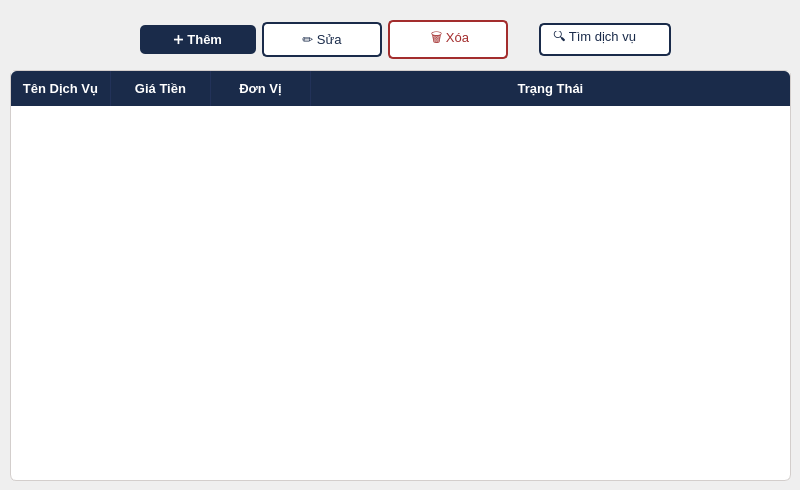
         <widget class="QWidget" name="page_5">
          <widget class="QWidget" name="horizontalLayoutWidget_12">
           <property name="geometry">
            <rect>
             <x>140</x>
             <y>20</y>
             <width>531</width>
             <height>39</height>
            </rect>
           </property>
           <layout class="QHBoxLayout" name="horizontalLayout_13">
            <item>
             <widget class="QPushButton" name="BtnAddRoom_5">
              <property name="styleSheet">
               <string notr="true">QPushButton {
    background-color: #1A2B4A;
    color: #FFFFFF;
    border: none;
    border-radius: 5px;
    padding: 7px 18px;
    font-size: 13px;
    font-weight: bold;
    min-width: 80px;
}

QPushButton: {
    background-color: #223259;
}

QPushButton:pressed {
    background-color: #0F1B30;
}</string>
              </property>
              <property name="text">
               <string>➕ Thêm</string>
              </property>
             </widget>
            </item>
            <item>
             <widget class="QPushButton" name="BtnEditRoom_4">
              <property name="styleSheet">
               <string notr="true">QPushButton {
    background-color: #FFFFFF;
    color: #1A2B4A;
    border: 1.5px solid #1A2B4A;
    border-radius: 5px;
    padding: 7px 18px;
    font-size: 13px;
    min-width: 80px;
}

QPushButton:hover {
    background-color: #EAF2FB;
    border-color: #C9A84C;
    color: #C9A84C;
}</string>
              </property>
              <property name="text">
               <string>✏️ Sửa</string>
              </property>
             </widget>
            </item>
            <item>
             <widget class="QPushButton" name="BtnDeleteRoom_4">
              <property name="styleSheet">
               <string notr="true">QPushButton {
    background-color: #FFFFFF;
    color: #A32D2D;
    border: 1.5px solid #A32D2D;
    border-radius: 5px;
    padding: 7px 18px;
    font-size: 13px;
    min-width: 80px;
}

QPushButton:hover {
    background-color: #FDECEA;
}</string>
              </property>
              <property name="text">
               <string> 🗑 Xóa</string>
              </property>
             </widget>
            </item>
            <item>
             <spacer name="horizontalSpacer_2">
              <property name="orientation">
               <enum>Qt::Horizontal</enum>
              </property>
              <property name="sizeHint" stdset="0">
               <size>
                <width>40</width>
                <height>20</height>
               </size>
              </property>
             </spacer>
            </item>
            <item>
             <widget class="QLineEdit" name="Search_3">
              <property name="styleSheet">
               <string notr="true">QLineEdit {
    background-color: #FFFFFF;
    border: 1.5px solid #1A2B4A;
    border-radius: 5px;
    padding: 6px 10px;
    font-size: 13px;
    color: #1A2B4A;
}

QLineEdit:focus {
    border-color: #C9A84C;
}</string>
              </property>
              <property name="text">
               <string>🔍 Tìm dịch vụ</string>
              </property>
             </widget>
            </item>
           </layout>
          </widget>
          <widget class="QTableWidget" name="tableWidget_4">
           <property name="geometry">
            <rect>
             <x>10</x>
             <y>70</y>
             <width>781</width>
             <height>411</height>
            </rect>
           </property>
           <property name="styleSheet">
            <string notr="true">QTableWidget, QTableView {
    background-color: #FFFFFF;
    alternate-background-color: #F0EDE6;
    border: 1px solid #D3CECC;
    border-radius: 6px;
    gridline-color: #E5E0D8;
    selection-background-color: #EAF2FB;
    selection-color: #1A2B4A;
    font-size: 13px;
}

QTableWidget::item, QTableView::item {
    padding: 6px 10px;
    color: #1A2B4A;
}

QTableWidget::item:selected, QTableView::item:selected {
    background-color: #D6E8F7;
    color: #1A2B4A;
}

QHeaderView::section {
    background-color: #1A2B4A;
    color: #FFFFFF;
    font-weight: bold;
    font-size: 13px;
    padding: 8px 10px;
    border: none;
    border-right: 1px solid #223259;
}

QHeaderView::section:first {
    border-top-left-radius: 6px;
}

QHeaderView::section:last {
    border-top-right-radius: 6px;
    border-right: none;
}
</string>
           </property>
           <property name="rowCount">
            <number>0</number>
           </property>
           <property name="columnCount">
            <number>4</number>
           </property>
           <attribute name="horizontalHeaderStretchLastSection">
            <bool>true</bool>
           </attribute>
           <column>
            <property name="text">
             <string>Tên Dịch Vụ</string>
            </property>
           </column>
           <column>
            <property name="text">
             <string>Giá Tiền</string>
            </property>
           </column>
           <column>
            <property name="text">
             <string>Đơn Vị</string>
            </property>
           </column>
           <column>
            <property name="text">
             <string>Trạng Thái</string>
            </property>
           </column>
          </widget>
         </widget>
